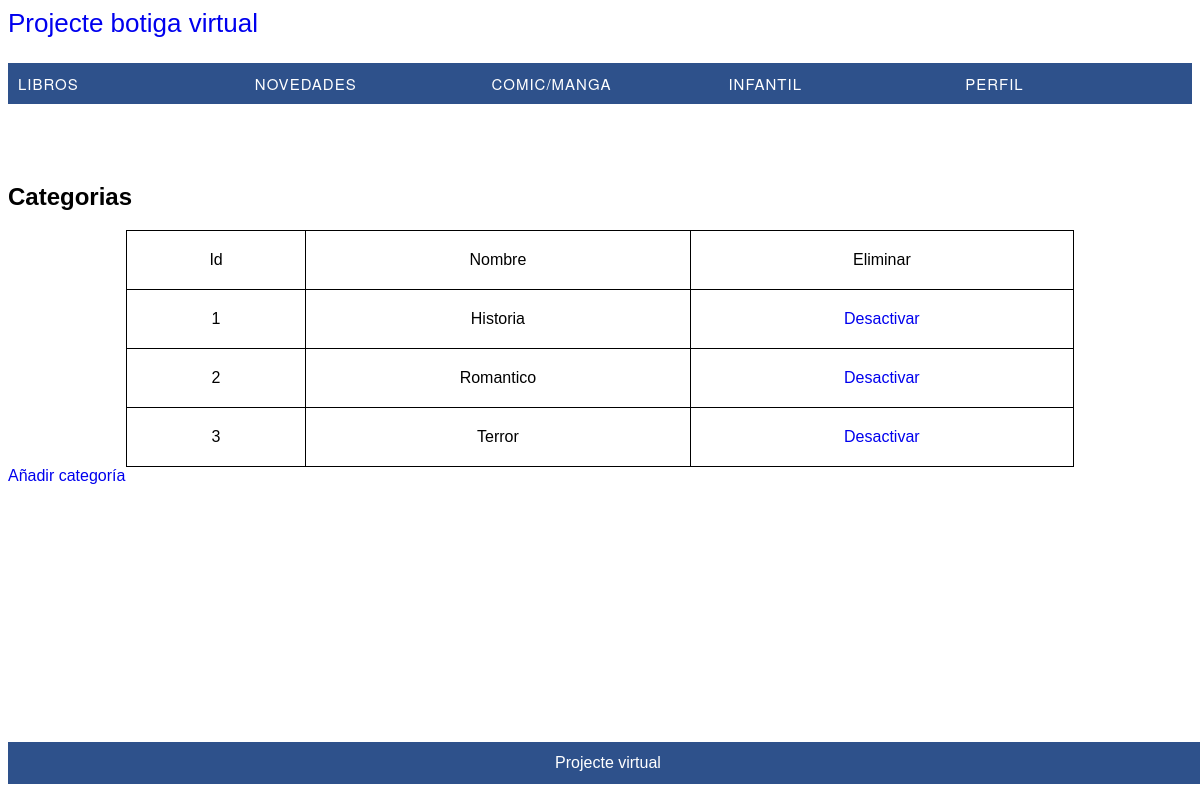
/index.php?controller=categoria&action=mostrarCategorias, run on an earlier commit of the app's database.
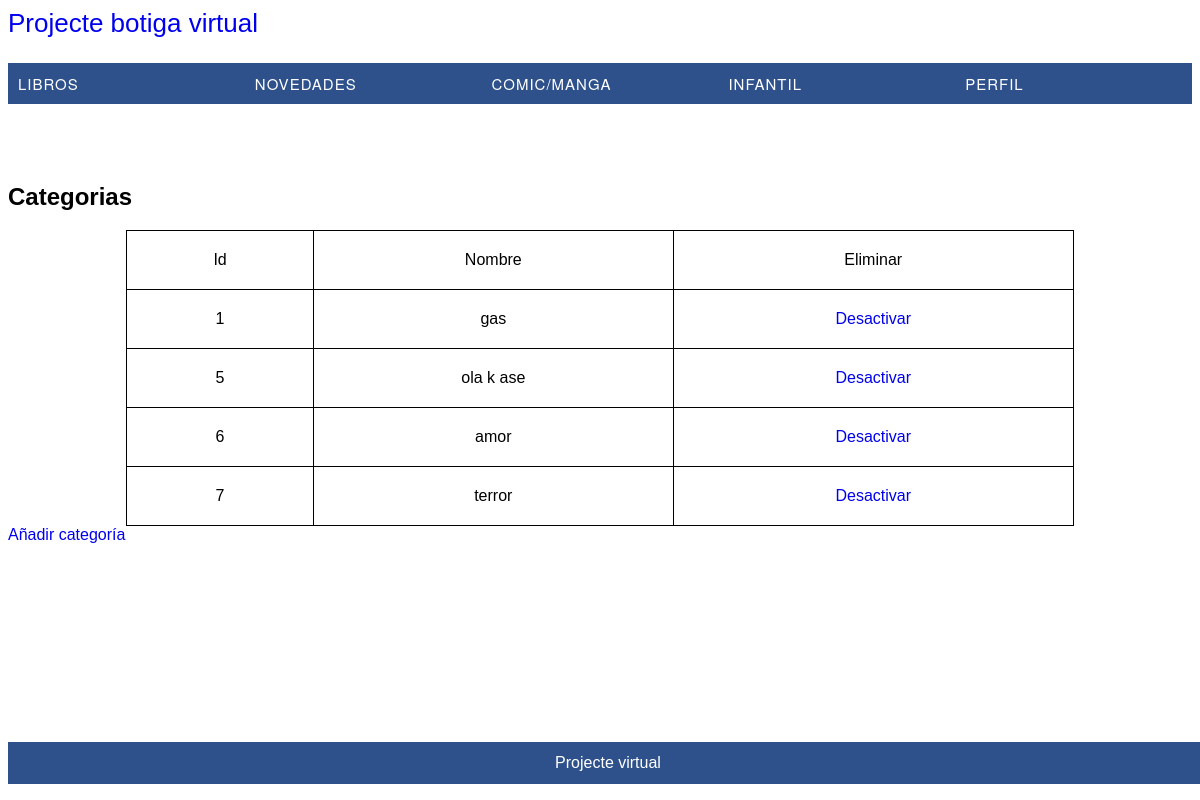
And on a later commit of the database.
### tables this page shows
CREATE TABLE `categorias` (
  `id` int(11) NOT NULL,
  `nombre` varchar(20) NOT NULL,
  `activo` int(11) NOT NULL DEFAULT 1
);

### controllers/categoriaController.php (called while the page is built, shortened)
<?php
    class categoriaController{
        public function mostrarCategorias(){
            require_once "models/categoria.php";
            $categoria = new Categoria();
            $categorias = $categoria->mostrarDatosCategorias();
            require_once "views/admin/categorias/tablaPrincipal.php";
        }
    }
?>

### config/database.php (called while the page is built, shortened)
<?php
class Database{
    public function __construct(){
        $servername = "localhost";
        $dbname= "libreria";
        $username = "root";
        $password = "";
		$this->db = new PDO("mysql:host=$servername;dbname=$dbname",$username, $password);
    }
}
?>

### models/categoria.php (called while the page is built, shortened)
<?php
require_once 'config/database.php';
class Categoria extends Database{
    public function mostrarDatosCategorias(){
        $sql = "SELECT * FROM categorias";
        $rows = $this->db->query($sql);
        return $rows;
    }
}

### views/admin/categorias/tablaPrincipal.php (the view)
<?php
    echo "<h2> Categorias </h2>";
    echo "<table border=1>";
    echo "<tr>";
    echo "<td> Id </td>";
    echo "<td> Nombre </td>";
    echo "<td> Eliminar </td>";
    echo "</tr>";
    foreach ($categorias as $categoria){
        echo "<tr>";
        echo "<td>" .$categoria['id']. "</td>";
        echo "<td>" .$categoria['nombre']. "</td>";
        echo "<td> <a href='index.php?controller=categoria&action=desactivarCategoria&id='".$categoria['id']."'&estado='".$categoria['activo']."'> Desactivar </a> </td>";
        echo "</tr>";
    }
    echo "</table>";
    echo "<a href='index.php?controller=categoria&action=anyadirCategoria'> Añadir categoría </a>";
?>

### index.php (shortened to what this page needs)
<!DOCTYPE html>
<html lang="en">
<head>
    <link href="styles/styles.css" rel="stylesheet" type="text/css">
</head>
<body>
    <?php
        if (isset($_GET['controller'])){
            $nombreController = $_GET['controller']."Controller";
        }
        else{
            $nombreController="";
        }
        if (class_exists($nombreController)){
            $controlador = new $nombreController();
        if(isset($_GET['action'])){
            $action = $_GET['action'];
        }
        else{
            echo "<p>placeHolder</p>";
        }
            $controlador->$action();
        }else{
            echo "No existe el controlador";
        }
    ?>
</body>
</html>

### styles/styles.css (style rules this page uses)
body { font-family: sans-serif; height: 100%; margin-bottom: 20%; }
#menu ul { list-style:none; margin:0; padding:0; }
#menu ul li { background-color:#2e518b; width:20%; }
#menu ul a { display:block; color:#fff; text-decoration:none; font-weight:400; font-size:15px; padding:10px; font-family:"HelveticaNeue", "Helvetica Neue", Helvetica, Arial, sans-serif; text-transform:uppercase; letter-spacing:1px; }
#menu ul li { position:relative; float:left; margin:0; padding:0; }
#menu { width:100%; height:100px; }
header { margin-bottom:2%; }
header a { font-size:26px; text-decoration: none; }
body { height:100%; }
footer p { text-align: center; background-color:#2e518b; color:#fff; padding:1% 0; }
footer { bottom:0; position:fixed; width:100%; }
a { text-decoration: none; }
table { border: 1px solid; margin: 10%; border-collapse: collapse; width: 80%; margin: auto; }
td , th { border: 1px solid; padding: 20px; text-align: center; }

What changed in the data, as far as the page shows it:
removed categorias: id "2", nombre "Romantico"
removed categorias: id "3", nombre "Terror"
changed categorias id 1: nombre "Historia" → "gas"
added categorias: id "5", nombre "ola k ase"
added categorias: id "6", nombre "amor"
added categorias: id "7", nombre "terror"
